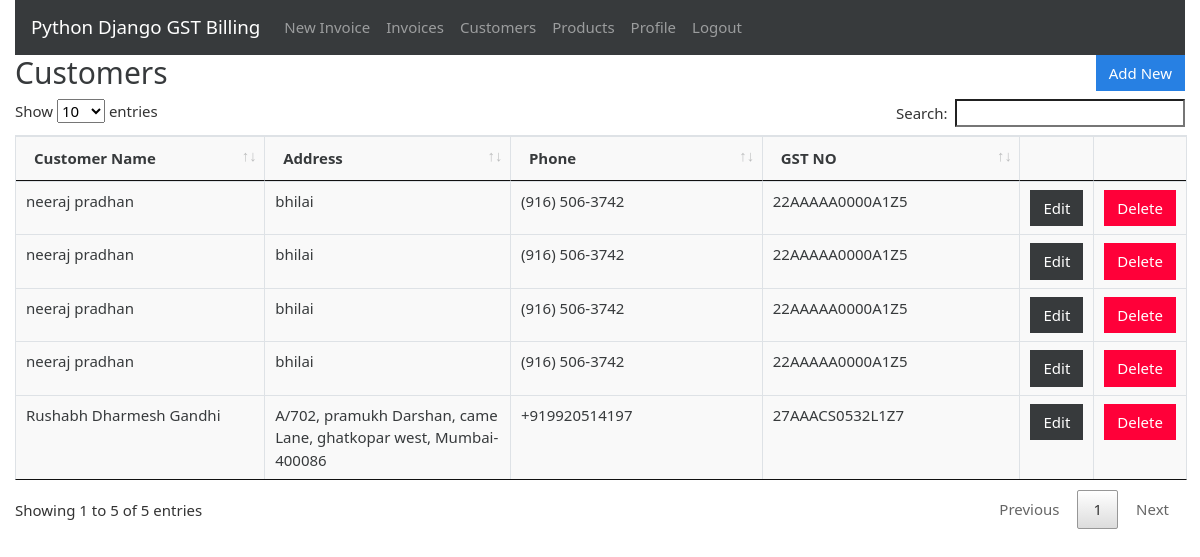
The page /customers (signed in) on the database as committed earlier.
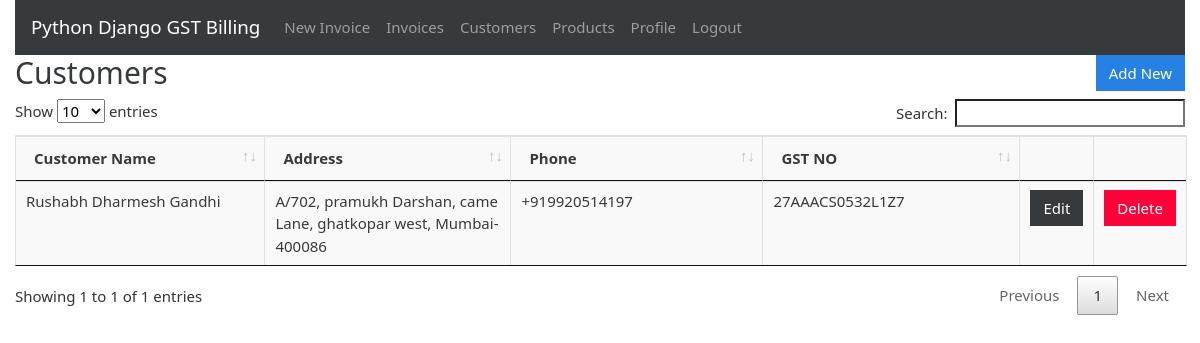
The same page on the database as committed later.
### gstbillingapp/models.py (models this page shows, shortened)
class Customer(models.Model):
    customer_name = models.CharField(max_length=200)
    customer_address = models.TextField(max_length=600, blank=True, null=True)
    customer_phone = models.CharField(max_length=14, blank=True, null=True)
    customer_gst = models.CharField(max_length=15, blank=True, null=True)

### gstbillingapp/views.py (the view)
# urls.py: path('customers', views.customers, name='customers'),
@login_required
def customers(request):
    context = {}
    context['customers'] = Customer.objects.all()
    return render(request, 'gstbillingapp/customers.html', context)

### gstbillingapp/templates/gstbillingapp/customers.html (shortened to what this page needs)
{% extends "gstbillingapp/base.html" %}
{% load static %}
{% block content %}
<div class="row">
	<div class="col">
		<h2>Customers</h2>
	</div>
	<div class="col">
		<a href="{% url 'customer_add' %}" id="add_customer_btn"><button type="button" class="btn btn-primary">Add New</button></a>
	</div>
</div>
<table class="table table-bordered" id="customer-table">
	<thead>
		<tr>
			<th>Customer Name</th>
			<th>Address</th>
			<th>Phone</th>
			<th>GST NO</th>
			<th></th>
			<th></th>
		</tr>
	</thead>
	<tbody class="two-col-form">
		{% for customer in customers %}
		<tr>
			<td>{{customer.customer_name}}</td>
			<td>{{customer.customer_address}}</td>
			<td>{{customer.customer_phone}}</td>
			<td>{{customer.customer_gst}}</td>
			<td><a href="{% url 'customer_edit' customer.id %}"><button type="button" class="btn btn-dark">Edit</button></a></td>
			<td><button type="button" class="btn btn-danger" data-toggle="modal" data-target="#customerDeleteModal" data-customer-id="{{customer.id}}" data-customer-name="{{customer.customer_name}}">Delete</button></td>
		</tr>
		{% endfor %}
	</tbody>
</table>
{% endblock %}

### gstbillingapp/templates/gstbillingapp/base.html (shortened to what this page needs)
{% load static %}
<!doctype html>
<html lang="en">
<head>
	<link rel="stylesheet" href="{% static "gstbillingapp/bootstrap-4.4.1-dist/css/bootstrap-cosmo.min.css" %}">
	<link rel="stylesheet" href="{% static "gstbillingapp/main.css" %}">
	<link rel="stylesheet" href="{% static "gstbillingapp/DataTables/jquery.dataTables.min.css" %}">
	<link rel="stylesheet" href="{% static "gstbillingapp/DataTables/dataTables.bootstrap4.min.css" %}">
</head>
<body>
	<div class="container-fluid">
		{% include "gstbillingapp/navbar.html" %}
		{% block content %}{% endblock %}
	</div>
</body>
</html>

### gstbillingapp/templates/gstbillingapp/navbar.html (shortened to what this page needs)
<nav class="navbar navbar-expand-lg navbar-dark bg-dark">
	<a class="navbar-brand" href="{% url 'landing_page' %}">Python Django GST Billing</a>
	<div class="collapse navbar-collapse" id="navbarSupportedContent">
		<ul class="navbar-nav mr-auto">
			{% if user.is_authenticated %}
			<li class="nav-item">
				<a class="nav-link" href="{% url 'invoice_create' %}">New Invoice <span class="sr-only">(current)</span></a>
			</li>
			<li class="nav-item">
				<a class="nav-link" href="{% url 'invoices' %}">Invoices</a>
			</li>
			<li class="nav-item">
				<a class="nav-link" href="{% url 'customers' %}">Customers</a>
			</li>
			<li class="nav-item">
				<a class="nav-link" href="{% url 'products' %}">Products</a>
			</li>
			<li class="nav-item">
				<a class="nav-link" href="{% url 'user_profile' %}">Profile</a>
			</li>
			<li class="nav-item">
				<a class="nav-link" href="{% url 'logout' %}?next=/">Logout</a>
			</li>
			{% endif %}
		</ul>
	</div>
</nav>

### gstbillingapp/static/gstbillingapp/main.css (style rules this page uses)
.table-bordered td, .table-bordered th { padding: 0.25em; }
.table-bordered tbody td, .table-bordered tbody th, .table-bordered thead th, .table-bordered thead td { background: #f9f9f9; }
.two-col-form td, .two-col-form th { width: 25%; }
#add_customer_btn, #add_product_btn { float: right; }

Rows that differ between the two databases and show on the page:
removed Customer: customer_name "neeraj pradhan", customer_address "bhilai", customer_phone "(916) 506-3742", customer_gst "22AAAAA0000A1Z5"
removed Customer: customer_name "neeraj pradhan", customer_address "bhilai", customer_phone "(916) 506-3742", customer_gst "22AAAAA0000A1Z5"
removed Customer: customer_name "neeraj pradhan", customer_address "bhilai", customer_phone "(916) 506-3742", customer_gst "22AAAAA0000A1Z5"
removed Customer: customer_name "neeraj pradhan", customer_address "bhilai", customer_phone "(916) 506-3742", customer_gst "22AAAAA0000A1Z5"
Other text that changed with them:
text written by a page script: "Show entries Search: Showing 1 to 5 of 5 entries Previous 1 Next" → "Show entries Search: Showing 1 to 1 of 1 entries Previous 1 Next"
